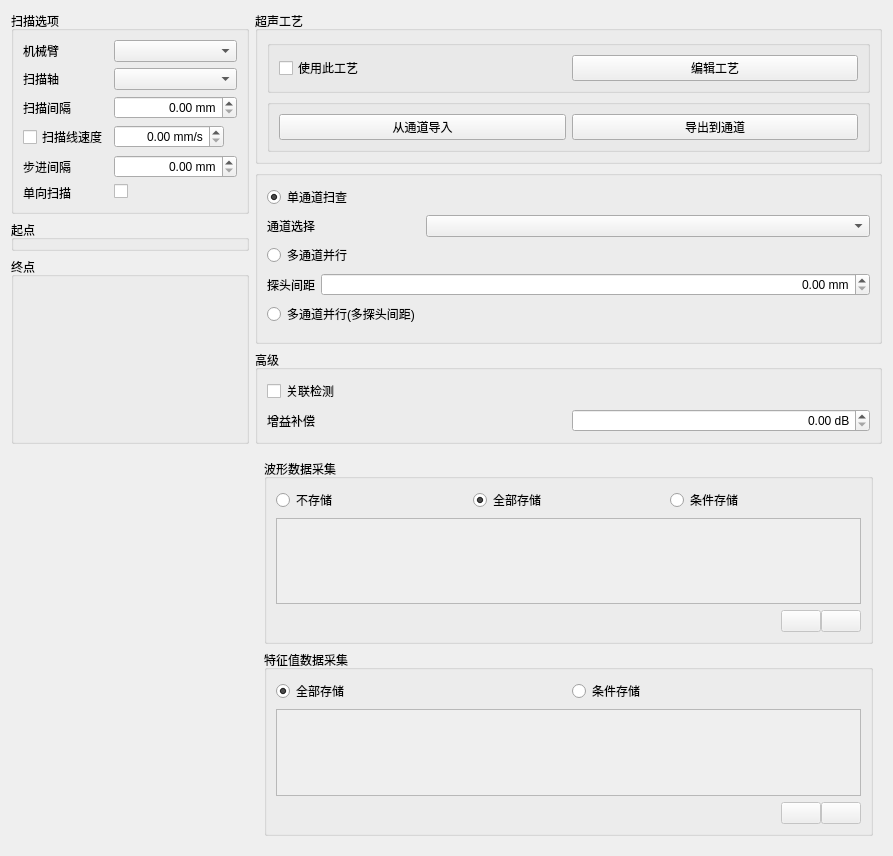
<?xml version="1.0" encoding="UTF-8"?>
<ui version="4.0">
 <class>ScanPathRectangleEdit</class>
 <widget class="QWidget" name="ScanPathRectangleEdit">
  <property name="geometry">
   <rect>
    <x>0</x>
    <y>0</y>
    <width>893</width>
    <height>856</height>
   </rect>
  </property>
  <property name="windowTitle">
   <string>扫描计划编辑窗口</string>
  </property>
  <layout class="QFormLayout" name="formLayout">
   <item row="0" column="0">
    <layout class="QVBoxLayout" name="verticalLayout_3">
     <item>
      <widget class="QGroupBox" name="groupSpeed">
       <property name="maximumSize">
        <size>
         <width>16777215</width>
         <height>16777215</height>
        </size>
       </property>
       <property name="title">
        <string>扫描选项</string>
       </property>
       <layout class="QFormLayout" name="formLayout_2">
        <item row="0" column="0">
         <widget class="QLabel" name="endPointsTitle">
          <property name="enabled">
           <bool>true</bool>
          </property>
          <property name="minimumSize">
           <size>
            <width>0</width>
            <height>0</height>
           </size>
          </property>
          <property name="maximumSize">
           <size>
            <width>16777215</width>
            <height>16777215</height>
           </size>
          </property>
          <property name="text">
           <string>机械臂</string>
          </property>
         </widget>
        </item>
        <item row="0" column="1">
         <widget class="EndPointSelector" name="endPoints">
          <property name="editable">
           <bool>false</bool>
          </property>
         </widget>
        </item>
        <item row="1" column="0">
         <widget class="QLabel" name="scanAxesTitle">
          <property name="enabled">
           <bool>true</bool>
          </property>
          <property name="minimumSize">
           <size>
            <width>0</width>
            <height>0</height>
           </size>
          </property>
          <property name="maximumSize">
           <size>
            <width>16777215</width>
            <height>16777215</height>
           </size>
          </property>
          <property name="text">
           <string>扫描轴</string>
          </property>
         </widget>
        </item>
        <item row="1" column="1">
         <widget class="AxisSelector" name="scanAxes">
          <property name="editable">
           <bool>false</bool>
          </property>
         </widget>
        </item>
        <item row="2" column="0">
         <widget class="QLabel" name="scanIntervalTitle">
          <property name="enabled">
           <bool>true</bool>
          </property>
          <property name="minimumSize">
           <size>
            <width>0</width>
            <height>0</height>
           </size>
          </property>
          <property name="maximumSize">
           <size>
            <width>16777215</width>
            <height>16777215</height>
           </size>
          </property>
          <property name="text">
           <string>扫描间隔</string>
          </property>
         </widget>
        </item>
        <item row="2" column="1">
         <widget class="QDoubleSpinBox" name="scanInterval">
          <property name="alignment">
           <set>Qt::AlignRight|Qt::AlignTrailing|Qt::AlignVCenter</set>
          </property>
          <property name="suffix">
           <string> mm</string>
          </property>
          <property name="maximum">
           <double>99990000.000000000000000</double>
          </property>
          <property name="singleStep">
           <double>0.100000000000000</double>
          </property>
         </widget>
        </item>
        <item row="3" column="0">
         <widget class="QCheckBox" name="userLinearSpeed">
          <property name="minimumSize">
           <size>
            <width>0</width>
            <height>0</height>
           </size>
          </property>
          <property name="maximumSize">
           <size>
            <width>16777215</width>
            <height>16777215</height>
           </size>
          </property>
          <property name="text">
           <string>扫描线速度</string>
          </property>
         </widget>
        </item>
        <item row="3" column="1">
         <layout class="QHBoxLayout" name="horizontalLayout">
          <item>
           <widget class="QDoubleSpinBox" name="linearSpeed">
            <property name="alignment">
             <set>Qt::AlignRight|Qt::AlignTrailing|Qt::AlignVCenter</set>
            </property>
            <property name="suffix">
             <string> mm/s</string>
            </property>
            <property name="maximum">
             <double>99999.990000000005239</double>
            </property>
            <property name="singleStep">
             <double>1.000000000000000</double>
            </property>
           </widget>
          </item>
          <item>
           <widget class="QLabel" name="linearSpeedValue">
            <property name="text">
             <string/>
            </property>
           </widget>
          </item>
         </layout>
        </item>
        <item row="4" column="0">
         <widget class="QLabel" name="stepIntervalTitle">
          <property name="minimumSize">
           <size>
            <width>0</width>
            <height>0</height>
           </size>
          </property>
          <property name="maximumSize">
           <size>
            <width>16777215</width>
            <height>16777215</height>
           </size>
          </property>
          <property name="text">
           <string>步进间隔</string>
          </property>
         </widget>
        </item>
        <item row="4" column="1">
         <widget class="QDoubleSpinBox" name="stepInterval">
          <property name="alignment">
           <set>Qt::AlignRight|Qt::AlignTrailing|Qt::AlignVCenter</set>
          </property>
          <property name="suffix">
           <string> mm</string>
          </property>
          <property name="maximum">
           <double>99990000.000000000000000</double>
          </property>
          <property name="singleStep">
           <double>0.100000000000000</double>
          </property>
         </widget>
        </item>
        <item row="5" column="0">
         <widget class="QLabel" name="unidirectionTitle">
          <property name="minimumSize">
           <size>
            <width>0</width>
            <height>0</height>
           </size>
          </property>
          <property name="maximumSize">
           <size>
            <width>16777215</width>
            <height>16777215</height>
           </size>
          </property>
          <property name="text">
           <string>单向扫描</string>
          </property>
         </widget>
        </item>
        <item row="5" column="1">
         <widget class="QCheckBox" name="unidirection"/>
        </item>
       </layout>
      </widget>
     </item>
     <item>
      <widget class="QGroupBox" name="groupBoxTopLeft">
       <property name="title">
        <string>起点</string>
       </property>
       <layout class="QVBoxLayout" name="verticalLayout_startPoint">
        <property name="topMargin">
         <number>3</number>
        </property>
        <property name="bottomMargin">
         <number>3</number>
        </property>
        <item>
         <widget class="PointXYZ" name="topLeft" native="true"/>
        </item>
       </layout>
      </widget>
     </item>
     <item>
      <widget class="QGroupBox" name="groupBoxBottomRight">
       <property name="title">
        <string>终点</string>
       </property>
       <layout class="QVBoxLayout" name="verticalLayout_endPoint">
        <property name="topMargin">
         <number>3</number>
        </property>
        <property name="bottomMargin">
         <number>3</number>
        </property>
        <item>
         <widget class="PointXYZ" name="bottomRight" native="true"/>
        </item>
        <item>
         <spacer name="verticalSpacer">
          <property name="orientation">
           <enum>Qt::Vertical</enum>
          </property>
          <property name="sizeHint" stdset="0">
           <size>
            <width>20</width>
            <height>40</height>
           </size>
          </property>
         </spacer>
        </item>
       </layout>
      </widget>
     </item>
    </layout>
   </item>
   <item row="0" column="1">
    <layout class="QGridLayout" name="gridLayout_10">
     <item row="0" column="0">
      <widget class="QGroupBox" name="setupGroup">
       <property name="sizePolicy">
        <sizepolicy hsizetype="Expanding" vsizetype="Expanding">
         <horstretch>0</horstretch>
         <verstretch>0</verstretch>
        </sizepolicy>
       </property>
       <property name="title">
        <string>超声工艺</string>
       </property>
       <layout class="QGridLayout" name="gridLayout_13">
        <item row="0" column="1" colspan="2">
         <widget class="QGroupBox" name="groupBox">
          <property name="title">
           <string/>
          </property>
          <layout class="QGridLayout" name="gridLayout_7">
           <item row="0" column="0">
            <widget class="QCheckBox" name="setupEnable">
             <property name="text">
              <string>使用此工艺</string>
             </property>
            </widget>
           </item>
           <item row="0" column="1">
            <widget class="QPushButton" name="setupEdit">
             <property name="text">
              <string>编辑工艺</string>
             </property>
            </widget>
           </item>
          </layout>
         </widget>
        </item>
        <item row="1" column="1" colspan="2">
         <widget class="QGroupBox" name="groupBox_2">
          <property name="title">
           <string/>
          </property>
          <layout class="QGridLayout" name="gridLayout_9">
           <item row="0" column="0">
            <widget class="QPushButton" name="setupCopyFrom">
             <property name="minimumSize">
              <size>
               <width>0</width>
               <height>0</height>
              </size>
             </property>
             <property name="maximumSize">
              <size>
               <width>16777215</width>
               <height>16777215</height>
              </size>
             </property>
             <property name="text">
              <string>从通道导入</string>
             </property>
            </widget>
           </item>
           <item row="0" column="1">
            <widget class="QPushButton" name="setupCopyTo">
             <property name="minimumSize">
              <size>
               <width>0</width>
               <height>0</height>
              </size>
             </property>
             <property name="maximumSize">
              <size>
               <width>16777215</width>
               <height>16777215</height>
              </size>
             </property>
             <property name="text">
              <string>导出到通道</string>
             </property>
            </widget>
           </item>
          </layout>
         </widget>
        </item>
       </layout>
      </widget>
     </item>
     <item row="2" column="0">
      <widget class="QGroupBox" name="expertGroup">
       <property name="title">
        <string>高级</string>
       </property>
       <layout class="QGridLayout" name="gridLayout_8">
        <item row="0" column="0" colspan="2">
         <widget class="QCheckBox" name="scanLink">
          <property name="text">
           <string>关联检测</string>
          </property>
          <property name="checked">
           <bool>false</bool>
          </property>
         </widget>
        </item>
        <item row="1" column="1">
         <widget class="QDoubleSpinBox" name="gainOffset">
          <property name="styleSheet">
           <string notr="true"/>
          </property>
          <property name="alignment">
           <set>Qt::AlignRight|Qt::AlignTrailing|Qt::AlignVCenter</set>
          </property>
          <property name="suffix">
           <string> dB</string>
          </property>
          <property name="maximum">
           <double>99990000.000000000000000</double>
          </property>
          <property name="singleStep">
           <double>1.000000000000000</double>
          </property>
         </widget>
        </item>
        <item row="1" column="0">
         <widget class="QLabel" name="gainOffsetTitle">
          <property name="minimumSize">
           <size>
            <width>0</width>
            <height>0</height>
           </size>
          </property>
          <property name="maximumSize">
           <size>
            <width>16777215</width>
            <height>16777215</height>
           </size>
          </property>
          <property name="text">
           <string>增益补偿</string>
          </property>
         </widget>
        </item>
       </layout>
      </widget>
     </item>
     <item row="1" column="0">
      <widget class="QGroupBox" name="groupBoxChannel">
       <property name="sizePolicy">
        <sizepolicy hsizetype="Expanding" vsizetype="Expanding">
         <horstretch>0</horstretch>
         <verstretch>0</verstretch>
        </sizepolicy>
       </property>
       <layout class="QGridLayout" name="gridLayout_4">
        <item row="5" column="0" colspan="2">
         <widget class="ChannelTreeWidget" name="channelsOffsets" native="true"/>
        </item>
        <item row="3" column="0" colspan="2">
         <widget class="QWidget" name="parallelContainer" native="true">
          <layout class="QGridLayout" name="gridLayout">
           <property name="leftMargin">
            <number>0</number>
           </property>
           <property name="topMargin">
            <number>0</number>
           </property>
           <property name="rightMargin">
            <number>0</number>
           </property>
           <property name="bottomMargin">
            <number>0</number>
           </property>
           <property name="spacing">
            <number>6</number>
           </property>
           <item row="1" column="0">
            <widget class="QLabel" name="probeIntervalTitle">
             <property name="sizePolicy">
              <sizepolicy hsizetype="Maximum" vsizetype="Preferred">
               <horstretch>0</horstretch>
               <verstretch>0</verstretch>
              </sizepolicy>
             </property>
             <property name="text">
              <string>探头间距</string>
             </property>
            </widget>
           </item>
           <item row="1" column="1">
            <widget class="QDoubleSpinBox" name="probeInterval">
             <property name="alignment">
              <set>Qt::AlignRight|Qt::AlignTrailing|Qt::AlignVCenter</set>
             </property>
             <property name="keyboardTracking">
              <bool>false</bool>
             </property>
             <property name="suffix">
              <string> mm</string>
             </property>
             <property name="maximum">
              <double>99990000.000000000000000</double>
             </property>
            </widget>
           </item>
          </layout>
         </widget>
        </item>
        <item row="4" column="0">
         <widget class="QRadioButton" name="parallelList">
          <property name="text">
           <string>多通道并行(多探头间距)</string>
          </property>
         </widget>
        </item>
        <item row="1" column="1">
         <widget class="QComboBox" name="channel"/>
        </item>
        <item row="1" column="0">
         <widget class="QLabel" name="channelTitle">
          <property name="sizePolicy">
           <sizepolicy hsizetype="Maximum" vsizetype="Preferred">
            <horstretch>0</horstretch>
            <verstretch>0</verstretch>
           </sizepolicy>
          </property>
          <property name="text">
           <string>通道选择</string>
          </property>
         </widget>
        </item>
        <item row="2" column="0" colspan="2">
         <widget class="QRadioButton" name="parallel">
          <property name="text">
           <string>多通道并行</string>
          </property>
         </widget>
        </item>
        <item row="0" column="0" colspan="2">
         <widget class="QRadioButton" name="single">
          <property name="text">
           <string>单通道扫查</string>
          </property>
          <property name="checked">
           <bool>true</bool>
          </property>
         </widget>
        </item>
       </layout>
      </widget>
     </item>
    </layout>
   </item>
   <item row="1" column="1">
    <widget class="QWidget" name="featuresTwoPointZero" native="true">
     <layout class="QVBoxLayout" name="verticalLayout_2">
      <item>
       <widget class="QGroupBox" name="groupBoxWaveform">
        <property name="sizePolicy">
         <sizepolicy hsizetype="Expanding" vsizetype="Expanding">
          <horstretch>0</horstretch>
          <verstretch>0</verstretch>
         </sizepolicy>
        </property>
        <property name="title">
         <string>波形数据采集</string>
        </property>
        <layout class="QGridLayout" name="gridLayout_12">
         <item row="0" column="0">
          <widget class="QRadioButton" name="waveformSaveNone">
           <property name="text">
            <string>不存储</string>
           </property>
          </widget>
         </item>
         <item row="0" column="1">
          <widget class="QRadioButton" name="waveformSaveAll">
           <property name="text">
            <string>全部存储</string>
           </property>
           <property name="checked">
            <bool>true</bool>
           </property>
          </widget>
         </item>
         <item row="0" column="2">
          <widget class="QRadioButton" name="waveformSavePart">
           <property name="text">
            <string>条件存储</string>
           </property>
          </widget>
         </item>
         <item row="1" column="0" colspan="3">
          <widget class="QWidget" name="waveformContainer" native="true">
           <property name="enabled">
            <bool>false</bool>
           </property>
           <layout class="QGridLayout" name="gridLayout_3">
            <property name="leftMargin">
             <number>0</number>
            </property>
            <property name="topMargin">
             <number>0</number>
            </property>
            <property name="rightMargin">
             <number>0</number>
            </property>
            <property name="bottomMargin">
             <number>0</number>
            </property>
            <property name="horizontalSpacing">
             <number>0</number>
            </property>
            <property name="verticalSpacing">
             <number>6</number>
            </property>
            <item row="0" column="0">
             <widget class="QListWidget" name="waveformRules">
              <property name="dragDropMode">
               <enum>QAbstractItemView::InternalMove</enum>
              </property>
             </widget>
            </item>
            <item row="1" column="0">
             <layout class="QHBoxLayout" name="horizontalLayout_3">
              <property name="spacing">
               <number>0</number>
              </property>
              <item>
               <spacer name="horizontalSpacer_2">
                <property name="orientation">
                 <enum>Qt::Horizontal</enum>
                </property>
                <property name="sizeHint" stdset="0">
                 <size>
                  <width>40</width>
                  <height>20</height>
                 </size>
                </property>
               </spacer>
              </item>
              <item>
               <widget class="QPushButton" name="addWaveformRule">
                <property name="text">
                 <string/>
                </property>
                <property name="icon">
                 <iconset resource="../../../Resources/Resources.qrc">
                  <normaloff>:/icons/plus.png</normaloff>:/icons/plus.png</iconset>
                </property>
                <property name="autoDefault">
                 <bool>false</bool>
                </property>
               </widget>
              </item>
              <item>
               <widget class="QPushButton" name="removeWaveformRule">
                <property name="text">
                 <string/>
                </property>
                <property name="icon">
                 <iconset resource="../../../Resources/Resources.qrc">
                  <normaloff>:/icons/minus.png</normaloff>:/icons/minus.png</iconset>
                </property>
                <property name="autoDefault">
                 <bool>false</bool>
                </property>
               </widget>
              </item>
             </layout>
            </item>
           </layout>
          </widget>
         </item>
        </layout>
       </widget>
      </item>
      <item>
       <widget class="QGroupBox" name="groupBoxFeatures">
        <property name="sizePolicy">
         <sizepolicy hsizetype="Expanding" vsizetype="Expanding">
          <horstretch>0</horstretch>
          <verstretch>0</verstretch>
         </sizepolicy>
        </property>
        <property name="title">
         <string>特征值数据采集</string>
        </property>
        <layout class="QGridLayout" name="gridLayout_11">
         <item row="0" column="0">
          <widget class="QRadioButton" name="featureSaveAll">
           <property name="text">
            <string>全部存储</string>
           </property>
           <property name="checked">
            <bool>true</bool>
           </property>
          </widget>
         </item>
         <item row="0" column="1">
          <widget class="QRadioButton" name="featureSavePart">
           <property name="text">
            <string>条件存储</string>
           </property>
          </widget>
         </item>
         <item row="1" column="0" colspan="2">
          <widget class="QWidget" name="featureContainer" native="true">
           <property name="enabled">
            <bool>false</bool>
           </property>
           <layout class="QGridLayout" name="gridLayout_2">
            <property name="leftMargin">
             <number>0</number>
            </property>
            <property name="topMargin">
             <number>0</number>
            </property>
            <property name="rightMargin">
             <number>0</number>
            </property>
            <property name="bottomMargin">
             <number>0</number>
            </property>
            <property name="horizontalSpacing">
             <number>0</number>
            </property>
            <property name="verticalSpacing">
             <number>6</number>
            </property>
            <item row="0" column="0">
             <widget class="QListWidget" name="featureRules">
              <property name="dragDropMode">
               <enum>QAbstractItemView::InternalMove</enum>
              </property>
             </widget>
            </item>
            <item row="1" column="0">
             <layout class="QHBoxLayout" name="horizontalLayout_4">
              <property name="spacing">
               <number>0</number>
              </property>
              <item>
               <spacer name="horizontalSpacer_3">
                <property name="orientation">
                 <enum>Qt::Horizontal</enum>
                </property>
                <property name="sizeHint" stdset="0">
                 <size>
                  <width>40</width>
                  <height>20</height>
                 </size>
                </property>
               </spacer>
              </item>
              <item>
               <widget class="QPushButton" name="addFeatureRule">
                <property name="text">
                 <string/>
                </property>
                <property name="icon">
                 <iconset resource="../../../Resources/Resources.qrc">
                  <normaloff>:/icons/plus.png</normaloff>:/icons/plus.png</iconset>
                </property>
                <property name="autoDefault">
                 <bool>false</bool>
                </property>
               </widget>
              </item>
              <item>
               <widget class="QPushButton" name="removeFeatureRule">
                <property name="text">
                 <string/>
                </property>
                <property name="icon">
                 <iconset resource="../../../Resources/Resources.qrc">
                  <normaloff>:/icons/minus.png</normaloff>:/icons/minus.png</iconset>
                </property>
                <property name="autoDefault">
                 <bool>false</bool>
                </property>
               </widget>
              </item>
             </layout>
            </item>
           </layout>
          </widget>
         </item>
        </layout>
       </widget>
      </item>
     </layout>
    </widget>
   </item>
  </layout>
 </widget>
 <customwidgets>
  <customwidget>
   <class>EndPointSelector</class>
   <extends>QComboBox</extends>
   <header>Motion/EndPointSelector.h</header>
  </customwidget>
  <customwidget>
   <class>AxisSelector</class>
   <extends>QComboBox</extends>
   <header>Acquisition/AxisSelector.h</header>
  </customwidget>
  <customwidget>
   <class>PointXYZ</class>
   <extends>QWidget</extends>
   <header>Acquisition/PointXYZ.h</header>
   <container>1</container>
   <slots>
    <signal>pointChanged()</signal>
   </slots>
  </customwidget>
  <customwidget>
   <class>ChannelTreeWidget</class>
   <extends>QWidget</extends>
   <header>Acquisition/ChannelTreeWidget.h</header>
   <container>1</container>
  </customwidget>
 </customwidgets>
 <resources>
  <include location="../../../Resources/Resources.qrc"/>
 </resources>
 <connections/>
</ui>
